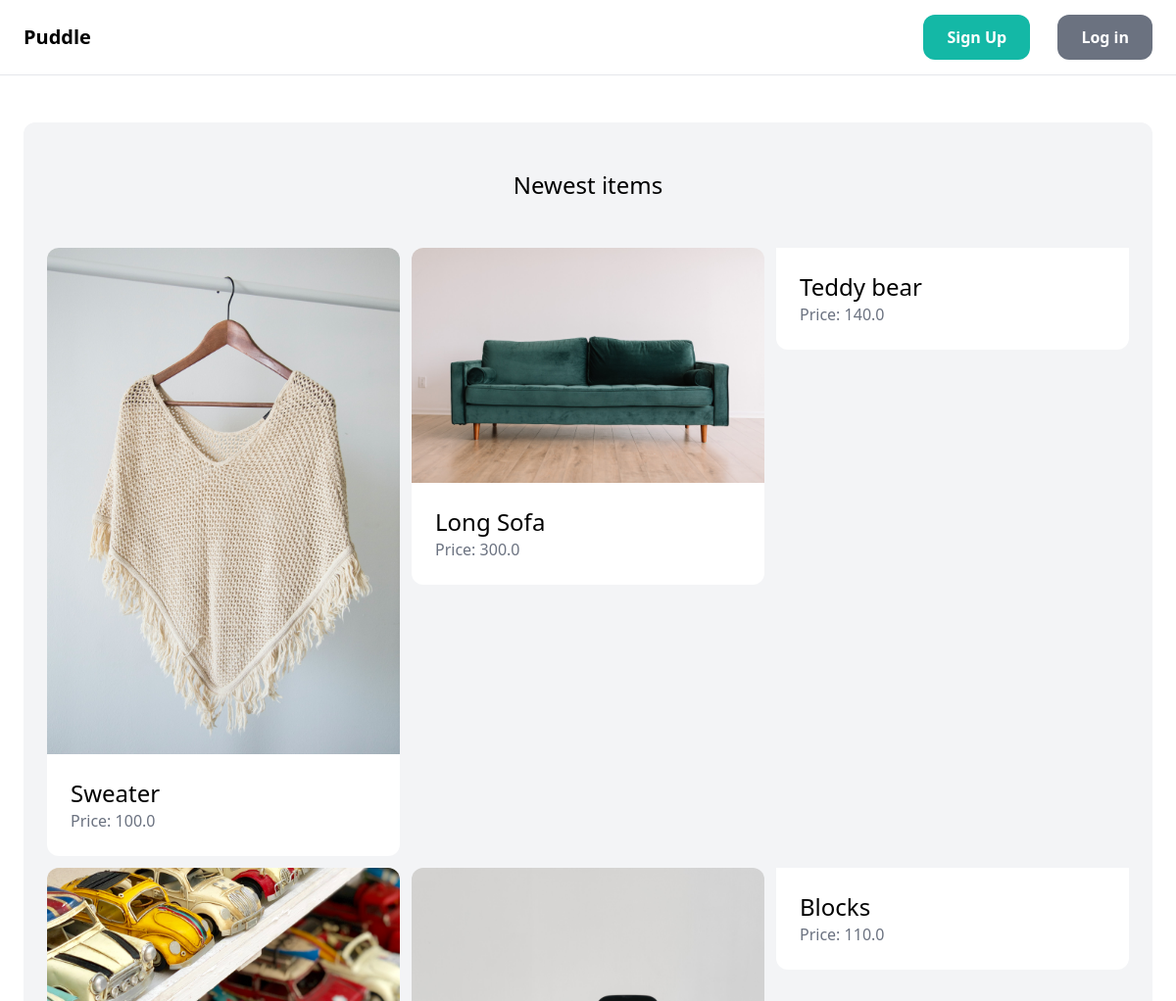
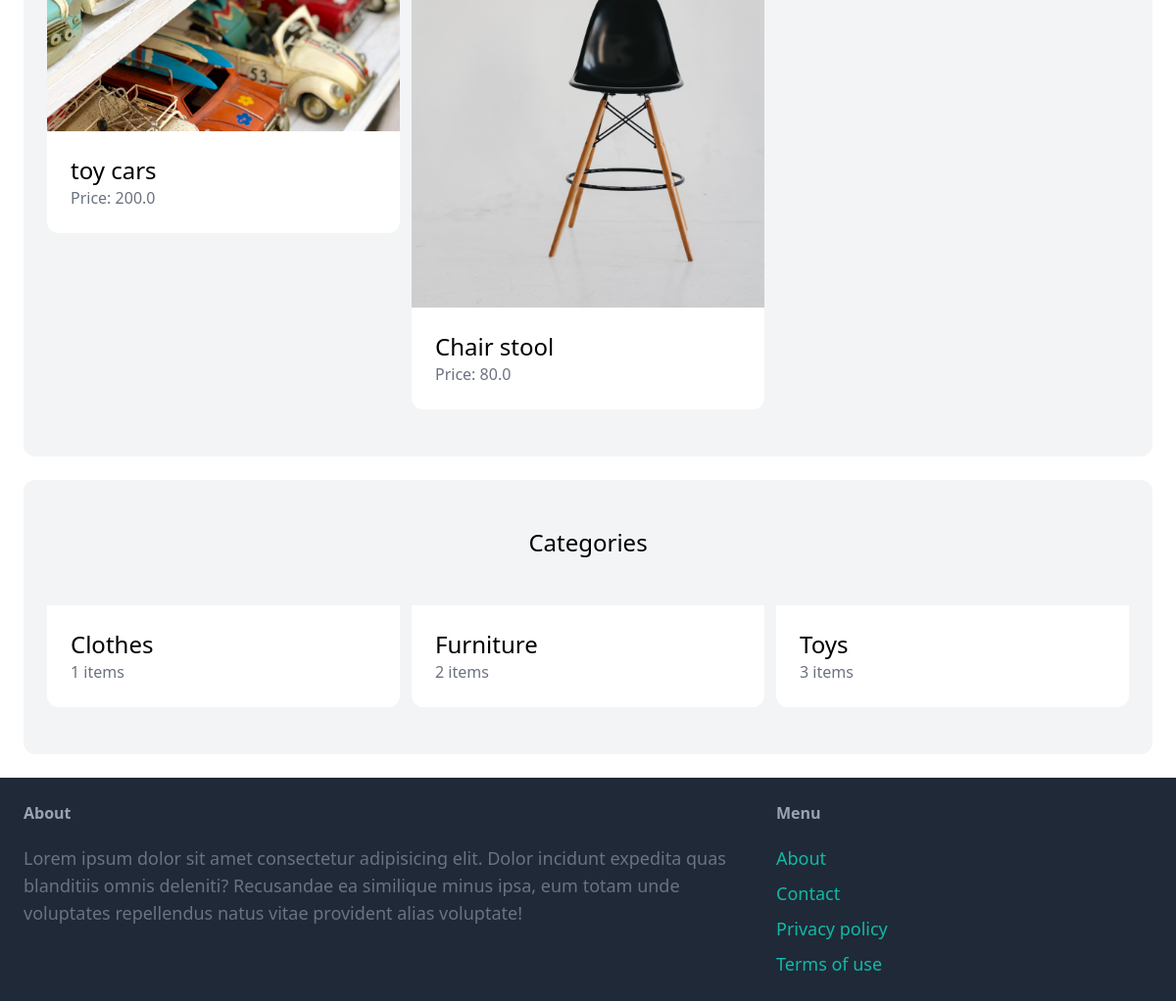
The page / on the database its author committed (2 pictures, top to bottom).
### item/models.py (models this page shows, shortened)
class Item(models.Model):
    category = models.ForeignKey(Catergory, related_name='items', on_delete=models.CASCADE)
    name = models.CharField(max_length=255)
    description = models.TextField(blank=True, null=True)
    price = models.FloatField()
    image = models.ImageField(upload_to='item_images', blank=True, null=True)
    is_sold = models.BooleanField(default=False)
    created_by = models.ForeignKey(User, related_name='items', on_delete=models.CASCADE)
    created_at = models.DateTimeField(auto_now_add=True)

class Catergory(models.Model):
    name = models.CharField(max_length=255)
    class Meta:
        ordering = ('name',)
        verbose_name_plural = 'Categories'

### core/views.py (the view)
# urls.py: path('', views.index, name='index'),
def index(request):
    items = Item.objects.filter(is_sold=False)[0:6]
    categories = Catergory.objects.all()
    return render(request, 'core/index.html', {
        'categories': categories,
        'items' : items
    })

### core/templates/core/index.html (shortened to what this page needs)
{% extends 'core/base.html' %}
{% block content %}
    <div class="mt-6 px-6 py-12 bg-gray-100 rounded-xl">
        <h2 class="mb-12 text-2xl text-center">Newest items</h2>
        <div class="grid grid-cols-3 gap-3">
            {% for item in items %}
                <div>
                    <a href="{% url 'item:detail' item.id %}">
                        <div>
                            <img src="{{ item.image.url }}" alt="" class="rounded-t-xl">
                        </div>
                        <div class="p-6 bg-white rounded-b-xl">
                            <h2 class="text-2xl">{{ item.name }}</h2>
                            <p class="text-gray-500">Price: {{ item.price}}</p>
                        </div>
                    </a>
                </div>
            {% endfor %}
        </div>
    </div>
    <div class="mt-6 px-6 py-12 bg-gray-100 rounded-xl">
        <h2 class="mb-12 text-2xl text-center">Categories</h2>
        <div class="grid grid-cols-3 gap-3">
            {% for category in categories %}
            <div>
                <a href="#">
                    <div class="p-6 bg-white rounded-b-xl">
                        <h2 class="text-2xl">{{ category.name }}</h2>
                        <p class="text-gray-500">{{ category.items.count }} items</p>
                    </div>
                </a>
            </div>
            {% endfor %}
        </div>
    </div>
{% endblock %}

### core/templates/core/base.html (shortened to what this page needs)
<!DOCTYPE html>
<html>
    <head>
        <script src="https://cdn.tailwindcss.com"></script>
    </head>
    <body>
        <nav class="py-6 px-6 flex justify-between items-center border-b border-gray-200">
            <a href="/" class="text-xl font-semibold">Puddle</a>
            <div class="space-x-6">
                {% if request.user.is_authenticated %}
                    <a href="{% url 'item:new' %}" class="text-lg font-semibold hover:text-gray-500">New Item</a>
                    <a href="{% url 'item:items' %}" class="text-lg font-semibold hover:text-gray-500">Browse</a>
                    <a href="{% url 'conversation:inbox' %}" class="px-6 py-3 font-semibold bg-teal-500 text-white rounded-xl hover:bg-teal-700">Inbox</a>
                    <a href="{% url 'dashboard:index' %}" class="px-6 py-3 font-semibold bg-gray-500 text-white rounded-xl hover:bg-gray-700">Dashboard</a>
                {% else %}
                    <a href="{% url 'core:signup' %}" class="px-6 py-3 font-semibold bg-teal-500 text-white rounded-xl hover:bg-teal-700">Sign Up</a>
                    <a href="{% url 'core:login' %}" class="px-6 py-3 font-semibold bg-gray-500 text-white rounded-xl hover:bg-gray-700">Log in</a>
                {% endif %}
            </div>
        </nav>
        <div class="px-6 py-6">
         {% block content %}
         {% endblock %}
        </div>
        <footer class="py-6 px-6 flex justify-between bg-gray-800">
            <div class="w-2/3 pr-10">
                <h3 class="mb-5 font-semibold text-gray-400">About</h3>
                <p class="text-lg text-gray-500">Lorem ipsum dolor sit amet consectetur adipisicing elit. Dolor incidunt expedita quas blanditiis omnis deleniti? Recusandae ea similique minus ipsa, eum totam unde voluptates repellendus natus vitae provident alias voluptate!</p>
            </div>
            <div class="w-1/3">
                <h3 class="mb-5 font-semibold text-gray-400">Menu</h3>
                <ul class="space-y-2">
                    <li><a href="#" class="text-lg text-teal-500 hover:text-teal-700">About</a></li>
                    <li><a href="{% url 'core:contact' %}" class="text-lg text-teal-500 hover:text-teal-700">Contact</a></li>
                    <li><a href="#" class="text-lg text-teal-500 hover:text-teal-700">Privacy policy</a></li>
                    <li><a href="#" class="text-lg text-teal-500 hover:text-teal-700">Terms of use</a></li>
                </ul>
            </div>
        </footer>
    </body>
</html>

### rows shown on the page
Item: image (picture), name "Sweater", price "100.0"
Item: image (picture), name "Long Sofa", price "300.0"
Item: name "Teddy bear", price "140.0"
Item: image (picture), name "toy cars", price "200.0"
Item: image (picture), name "Chair stool", price "80.0"
Item: name "Blocks", price "110.0"
Catergory: name "Clothes", items.count "1"
Catergory: name "Furniture", items.count "2"
Catergory: name "Toys", items.count "3"
